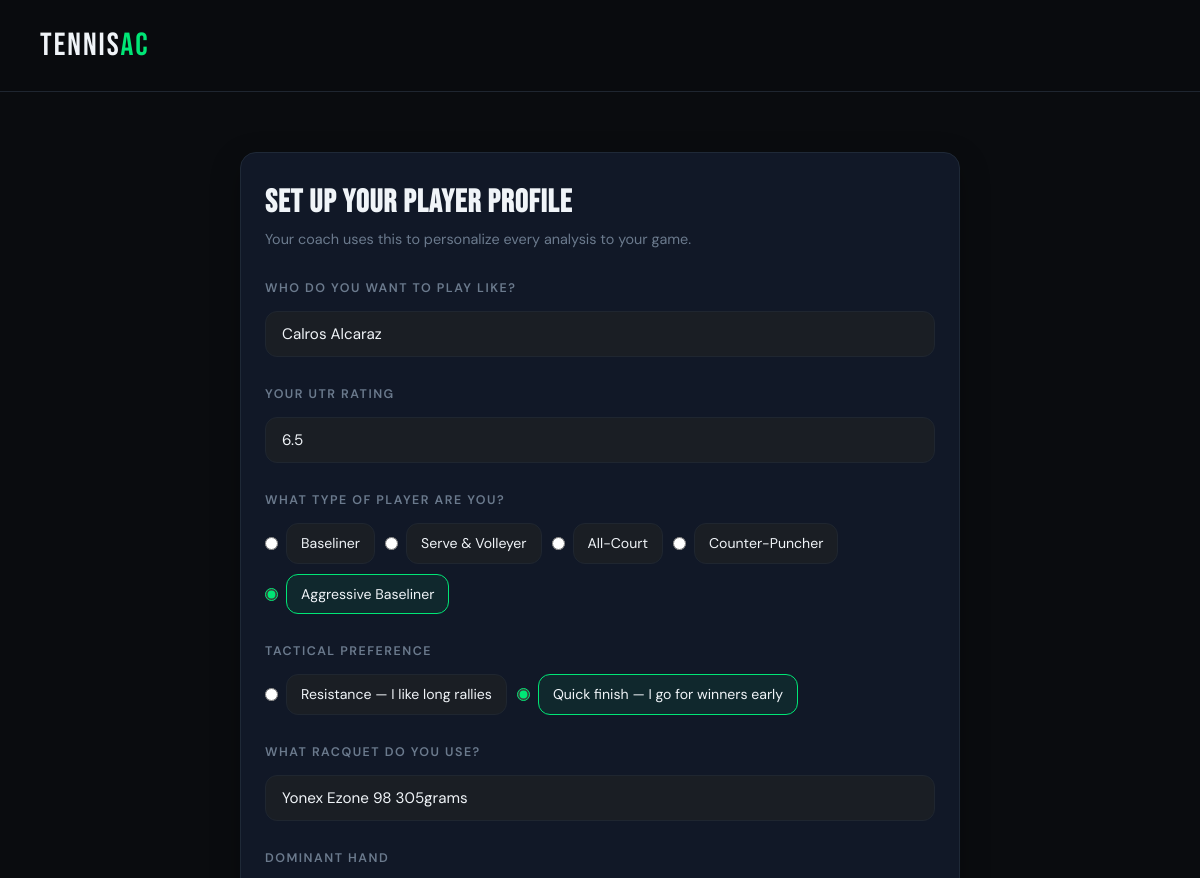
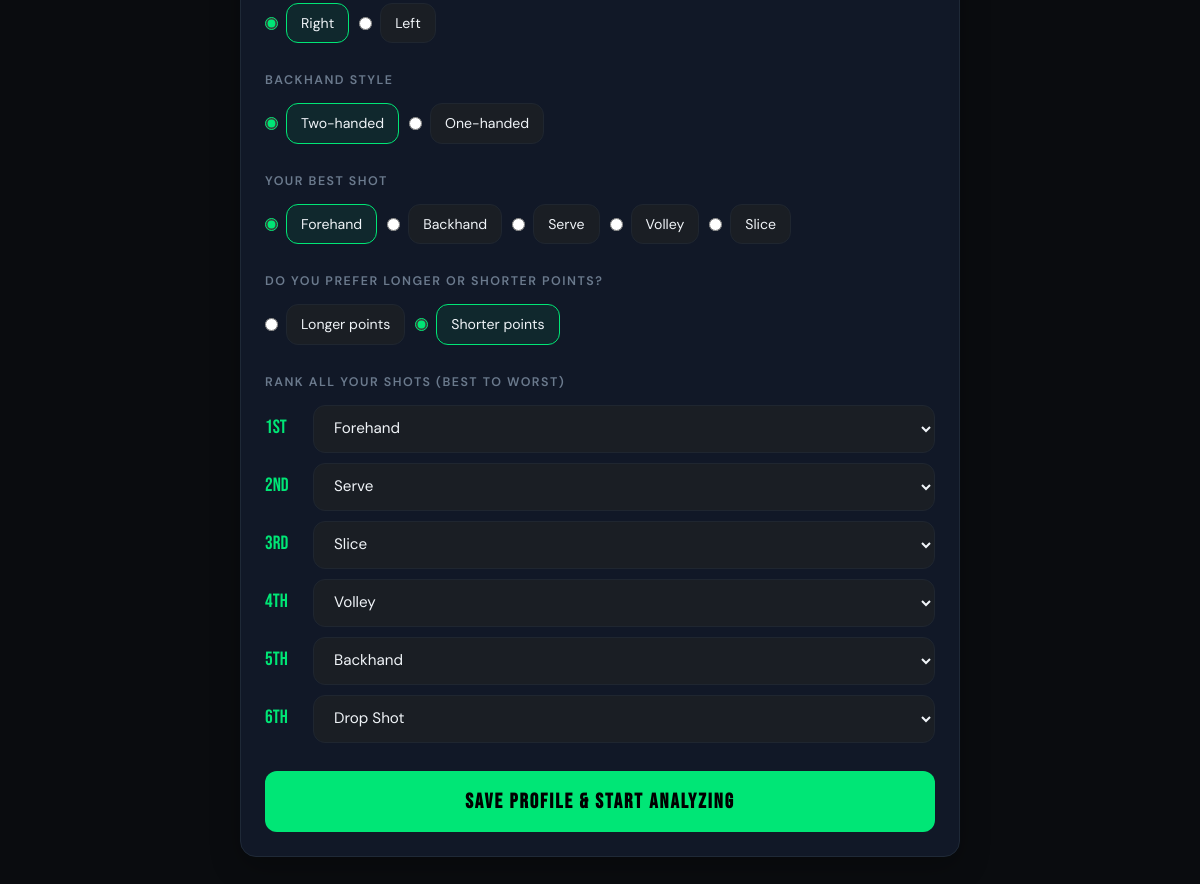
The page /profile/setup (signed in) on the database its author committed (2 pictures, top to bottom).
### tables this page shows
CREATE TABLE users (
            id INTEGER PRIMARY KEY AUTOINCREMENT,
            email TEXT UNIQUE NOT NULL,
            password TEXT NOT NULL,
            name TEXT NOT NULL,
            play_like TEXT,
            utr TEXT,
            player_type TEXT,
            tactical_pref TEXT,
            racquet TEXT,
            dominant_hand TEXT,
            backhand_style TEXT,
            best_shot TEXT,
            point_length TEXT,
            shot_order TEXT,
            created_at TIMESTAMP DEFAULT CURRENT_TIMESTAMP
        );

### app.py (the view, shortened to what this page needs)
@app.route('/profile/setup', methods=['GET', 'POST'])
def profile_setup():
    user = get_current_user()
    if not user:
        return redirect(url_for('login'))
    saved_shots = parse_shot_order(user['shot_order'])
    return render_template('profile_setup.html', user=user, saved_shots=saved_shots)

### app.py (called while the page is built)
def get_db():
    db = sqlite3.connect('tennisac.db')
    db.row_factory = sqlite3.Row
    return db

def get_current_user():
    if 'user_id' not in session:
        return None
    db = get_db()
    user = db.execute('SELECT * FROM users WHERE id = ?', (session['user_id'],)).fetchone()
    db.close()
    return user

def parse_shot_order(shot_order_str):
    if not shot_order_str:
        return ['', '', '', '', '', '']
    parts = shot_order_str.split(', ')
    shots = []
    for part in parts:
        if '. ' in part:
            shots.append(part.split('. ', 1)[1].strip())
        else:
            shots.append(part.strip())
    while len(shots) < 6:
        shots.append('')
    return shots[:6]

### templates/profile_setup.html (shortened to what this page needs)
<!DOCTYPE html>
<html lang="en">
<head>
  <link rel="stylesheet" href="{{ url_for('static', filename='css/style.css') }}" />
</head>
<body>
  <nav class="nav">
    <a href="/" class="nav-logo">Tennis<span>AC</span></a>
  </nav>
  <section class="upload-section">
    <div class="card">
      <h2 class="card-title">{% if edit %}Edit Your Profile{% else %}Set Up Your Player Profile{% endif %}</h2>
      <p style="color: var(--muted); margin-bottom: 28px; font-size: 0.9rem;">
        Your coach uses this to personalize every analysis to your game.
      </p>
      <form action="{% if edit %}/profile/edit{% else %}/profile/setup{% endif %}" method="POST">
        <div class="field-group">
          <label class="field-label">Who do you want to play like?</label>
          <input type="text" name="play_like" class="input" placeholder="e.g. Alcaraz, Djokovic, Sinner..." value="{{ user.play_like or '' }}" />
        </div>
        <div class="field-group">
          <label class="field-label">Your UTR Rating</label>
          <input type="text" name="utr" class="input" placeholder="e.g. 8.5" value="{{ user.utr or '' }}" />
        </div>
        <div class="field-group">
          <label class="field-label">What type of player are you?</label>
          <div class="radio-group">
            {% for opt in ['Baseliner', 'Serve & Volleyer', 'All-Court', 'Counter-Puncher', 'Aggressive Baseliner'] %}
            <label class="radio-opt">
              <input type="radio" name="player_type" value="{{ opt }}" {% if user.player_type == opt %}checked{% endif %} />
              <span>{{ opt }}</span>
            </label>
            {% endfor %}
          </div>
        </div>
        <div class="field-group">
          <label class="field-label">Tactical Preference</label>
          <div class="radio-group">
            <label class="radio-opt">
              <input type="radio" name="tactical_pref" value="Resistance — I like long rallies" {% if user.tactical_pref == 'Resistance — I like long rallies' %}checked{% endif %} />
              <span>Resistance — I like long rallies</span>
            </label>
            <label class="radio-opt">
              <input type="radio" name="tactical_pref" value="Quick finish — I go for winners early" {% if user.tactical_pref == 'Quick finish — I go for winners early' %}checked{% endif %} />
              <span>Quick finish — I go for winners early</span>
            </label>
          </div>
        </div>
        <div class="field-group">
          <label class="field-label">What racquet do you use?</label>
          <input type="text" name="racquet" class="input" placeholder="e.g. Wilson Pro Staff 97, Babolat Pure Drive..." value="{{ user.racquet or '' }}" />
        </div>
        <div class="field-group">
          <label class="field-label">Dominant Hand</label>
          <div class="radio-group">
            <label class="radio-opt">
              <input type="radio" name="dominant_hand" value="Right" {% if user.dominant_hand == 'Right' %}checked{% endif %} />
              <span>Right</span>
            </label>
            <label class="radio-opt">
              <input type="radio" name="dominant_hand" value="Left" {% if user.dominant_hand == 'Left' %}checked{% endif %} />
              <span>Left</span>
            </label>
          </div>
        </div>
        <div class="field-group">
          <label class="field-label">Backhand Style</label>
          <div class="radio-group">
            <label class="radio-opt">
              <input type="radio" name="backhand_style" value="Two-handed" {% if user.backhand_style == 'Two-handed' %}checked{% endif %} />
              <span>Two-handed</span>
            </label>
            <label class="radio-opt">
              <input type="radio" name="backhand_style" value="One-handed" {% if user.backhand_style == 'One-handed' %}checked{% endif %} />
              <span>One-handed</span>
            </label>
          </div>
        </div>
        <div class="field-group">
          <label class="field-label">Your Best Shot</label>
          <div class="radio-group">
            {% for shot in ['Forehand', 'Backhand', 'Serve', 'Volley', 'Slice'] %}
            <label class="radio-opt">
              <input type="radio" name="best_shot" value="{{ shot }}" {% if user.best_shot == shot %}checked{% endif %} />
              <span>{{ shot }}</span>
            </label>
            {% endfor %}
          </div>
        </div>
        <div class="field-group">
          <label class="field-label">Do you prefer longer or shorter points?</label>
          <div class="radio-group">
            <label class="radio-opt">
              <input type="radio" name="point_length" value="Longer points" {% if user.point_length == 'Longer points' %}checked{% endif %} />
              <span>Longer points</span>
            </label>
            <label class="radio-opt">
              <input type="radio" name="point_length" value="Shorter points" {% if user.point_length == 'Shorter points' %}checked{% endif %} />
              <span>Shorter points</span>
            </label>
          </div>
        </div>
        <div class="field-group">
          <label class="field-label">Rank All Your Shots (Best to Worst)</label>
          <div class="shot-rank-grid">
            {% set shots = ['Forehand', 'Backhand', 'Serve', 'Slice', 'Volley', 'Drop Shot'] %}
            {% set labels = ['1st', '2nd', '3rd', '4th', '5th', '6th'] %}
            {% set names = ['shot1', 'shot2', 'shot3', 'shot4', 'shot5', 'shot6'] %}
            {% for i in range(6) %}
            <div class="rank-row">
              <span class="rank-num">{{ labels[i] }}</span>
              <select name="{{ names[i] }}" class="input select-input">
                {% for s in shots %}
                <option value="{{ s }}" {% if saved_shots[i] == s %}selected{% endif %}>{{ s }}</option>
                {% endfor %}
              </select>
            </div>
            {% endfor %}
          </div>
        </div>
        <button type="submit" class="btn-analyze">
          {% if edit %}Save Changes{% else %}Save Profile & Start Analyzing{% endif %}
        </button>
      </form>
    </div>
  </section>
</body>
</html>

### static/css/style.css (style rules this page uses)
:root { --bg: #0a0c0f; --bg2: #111418; --bg3: #1a1e24; --border: #1f2630; --green: #00e676; --yellow: #ffd600; --red: #ff5252; --white: #f0f4f8; --muted: #6b7a8d; --font-head: 'Bebas Neue', sans-serif; --font-body: 'DM Sans', sans-serif; --radius: 12px; --radius-lg: 20px; }
*, *::before, *::after { box-sizing: border-box; margin: 0; padding: 0; }
html { scroll-behavior: smooth; }
body { background: var(--bg); color: var(--white); font-family: var(--font-body); line-height: 1.6; min-height: 100vh; }
.nav { display: flex; align-items: center; justify-content: space-between; padding: 20px 40px; border-bottom: 1px solid var(--border); position: sticky; top: 0; background: rgba(10,12,15,0.92); backdrop-filter: blur(12px); z-index: 100; }
.nav-logo { font-family: var(--font-head); font-size: 2rem; letter-spacing: 2px; color: var(--white); text-decoration: none; }
.nav-logo span { color: var(--green); }
.upload-section { max-width: 760px; margin: 0 auto; padding: 60px 20px; }
.card { background: var(--bg2); border: 1px solid var(--border); border-radius: var(--radius-lg); padding: 40px; margin-bottom: 40px; }
.card-title { font-family: var(--font-head); font-size: 2rem; letter-spacing: 1px; margin-bottom: 32px; color: var(--white); }
.field-group { margin-bottom: 28px; }
.field-label { display: block; font-size: 0.78rem; font-weight: 600; letter-spacing: 1.5px; text-transform: uppercase; color: var(--muted); margin-bottom: 12px; }
.btn-analyze { display: inline-block; width: 100%; padding: 18px; background: var(--green); color: #000; font-family: var(--font-head); font-size: 1.3rem; letter-spacing: 2px; text-align: center; text-decoration: none; border: none; border-radius: var(--radius); cursor: pointer; transition: opacity 0.2s, transform 0.15s; font-weight: 700; }
.input { width: 100%; background: var(--bg3); border: 1px solid var(--border); border-radius: var(--radius); padding: 12px 16px; color: var(--white); font-family: var(--font-body); font-size: 0.95rem; outline: none; transition: border-color 0.2s; }
.input::placeholder { color: var(--muted); }
.select-input { cursor: pointer; }
.radio-group { display: flex; flex-wrap: wrap; gap: 10px; }
.radio-opt { display: flex; align-items: center; gap: 8px; cursor: pointer; }
.radio-opt input { accent-color: var(--green); }
.radio-opt span { font-size: 0.88rem; color: var(--white); background: var(--bg3); border: 1px solid var(--border); padding: 8px 14px; border-radius: var(--radius); transition: border-color 0.2s; }
.radio-opt input:checked + span { border-color: var(--green); background: rgba(0,230,118,0.08); }
.shot-rank-grid { display: flex; flex-direction: column; gap: 10px; }
.rank-row { display: flex; align-items: center; gap: 12px; }
.rank-num { font-family: var(--font-head); font-size: 1.2rem; color: var(--green); min-width: 36px; }
.card { background: #111827; border: 1px solid #1f2937; border-radius: 16px; padding: 24px; box-shadow: 0 10px 30px rgba(0,0,0,0.25); }
.card h2 { margin: 0; }

### rows shown on the page
users: play_like "Calros Alcaraz", utr "6.5", player_type "☐ Baseliner" "☐ Serve & Volleyer" "☐ All-Court" "☐ Counter-Puncher" "☑ Aggressive Baseliner", tactical_pref "☐ Resistance — I like long ralli", tactical_pref "☑ Quick finish — I go for winner", racquet "Yonex Ezone 98 305grams", dominant_hand "☑ Right", dominant_hand "☐ Left", backhand_style "☑ Two-handed", backhand_style "☐ One-handed", best_shot "☑ Forehand" "☐ Backhand" "☐ Serve" "☐ Volley" "☐ Slice", point_length "☐ Longer points", point_length "☑ Shorter points"

### other values the page prints
{{ opt }} "Baseliner" "Serve & Volleyer" "All-Court" "Counter-Puncher" "Aggressive Baseliner"
{{ shot }} "Forehand" "Backhand" "Serve" "Volley" "Slice"
{{ labels[i] }} "1st" "2nd" "3rd" "4th" "5th" "6th"
form field shot1 "Forehand"
form field shot2 "Serve"
form field shot3 "Slice"
form field shot4 "Volley"
form field shot5 "Backhand"
form field shot6 "Drop Shot"
